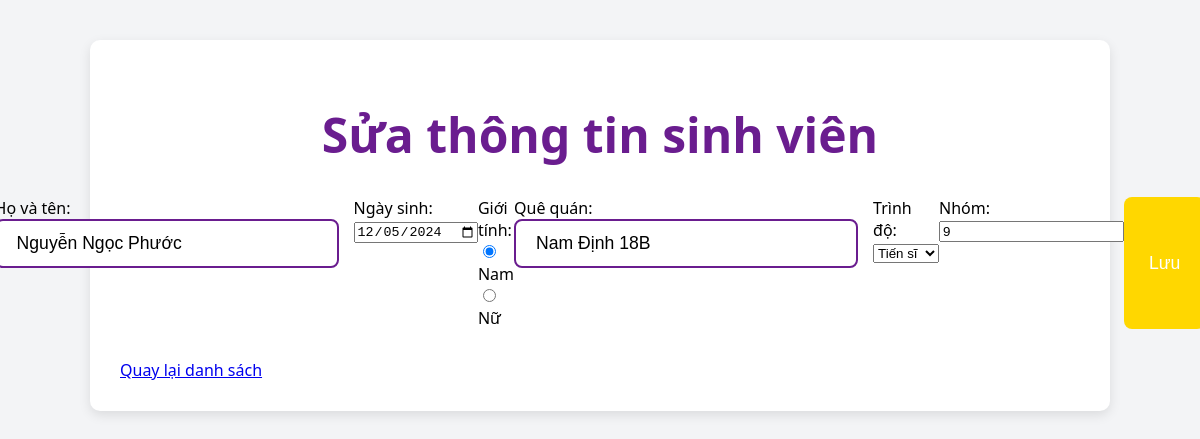
Screenshot of /project/edit_student.php?id=7 with the database file from the repository.
### tables this page shows
CREATE TABLE `table_students` (
  `id` int(11) NOT NULL,
  `fullname` varchar(255) NOT NULL,
  `dob` datetime NOT NULL,
  `gender` int(11) NOT NULL,
  `hometown` varchar(255) NOT NULL,
  `level` int(11) NOT NULL,
  `group_id` int(11) NOT NULL
);

### project/edit_student.php (the view, shortened to what this page needs)
<?php
include 'db_connection.php';
$id = intval($_GET['id']);
$sql = "SELECT * FROM table_students WHERE id = $id";
$result = $conn->query($sql);
$student = $result->fetch_assoc();
?>
<!DOCTYPE html>
<html lang="vi">
<head>
    <link rel="stylesheet" href="styles.css">
</head>
<body>
<div class="container">
    <h1>Sửa thông tin sinh viên</h1>
    <form method="POST">
        <label>Họ và tên:
            <input type="text" name="fullname" value="<?= htmlspecialchars($student['fullname']) ?>" required>
        </label><br>
        <label>Ngày sinh:
            <input type="date" name="dob" value="<?= htmlspecialchars(substr($student['dob'], 0, 10)) ?>" required>
        </label><br>
        <label>Giới tính:
            <input type="radio" name="gender" value="1" <?= $student['gender'] == 1 ? 'checked' : '' ?>> Nam
            <input type="radio" name="gender" value="0" <?= $student['gender'] == 0 ? 'checked' : '' ?>> Nữ
        </label><br>
        <label>Quê quán:
            <input type="text" name="hometown" value="<?= htmlspecialchars($student['hometown']) ?>" required>
        </label><br>
        <label>Trình độ:
            <select name="level">
                <option value="0" <?= $student['level'] == 0 ? 'selected' : '' ?>>Tiến sĩ</option>
            </select>
        </label><br>
        <label>Nhóm:
            <input type="number" name="group_id" value="<?= htmlspecialchars($student['group_id']) ?>" min="1" required>
        </label><br>
        <button type="submit">Lưu</button>
    </form>
    <a href="index.php">Quay lại danh sách</a>
</div>
</body>
</html>

### project/styles.css (style rules this page uses)
body { font-family: 'Segoe UI', Tahoma, Geneva, Verdana, sans-serif; background-color: #f3f4f6; margin: 0; padding: 0; box-sizing: border-box; }
.container { width: 80%; margin: 40px auto; padding: 30px; background-color: #ffffff; border-radius: 10px; box-shadow: 0 4px 12px rgba(0, 0, 0, 0.1); }
h1 { text-align: center; color: #6A1D8F; font-size: 3rem; margin-bottom: 30px; }
form { display: flex; justify-content: center; margin-bottom: 30px; }
form input[type="text"] { padding: 12px 20px; font-size: 1.1rem; border: 2px solid #6A1D8F; border-radius: 8px; margin-right: 15px; width: 300px; }
form button { padding: 12px 25px; font-size: 1.1rem; background-color: #FFD700; color: white; border: none; border-radius: 8px; cursor: pointer; transition: background-color 0.3s ease, transform 0.2s ease; }

### rows the page displays
table_students: fullname "Nguyễn Ngọc Phước", dob "12/05/2024", gender "☑ Giới tính: Nam Nữ", hometown "Nam Định 18B", level "Tiến sĩ", group_id "9"
